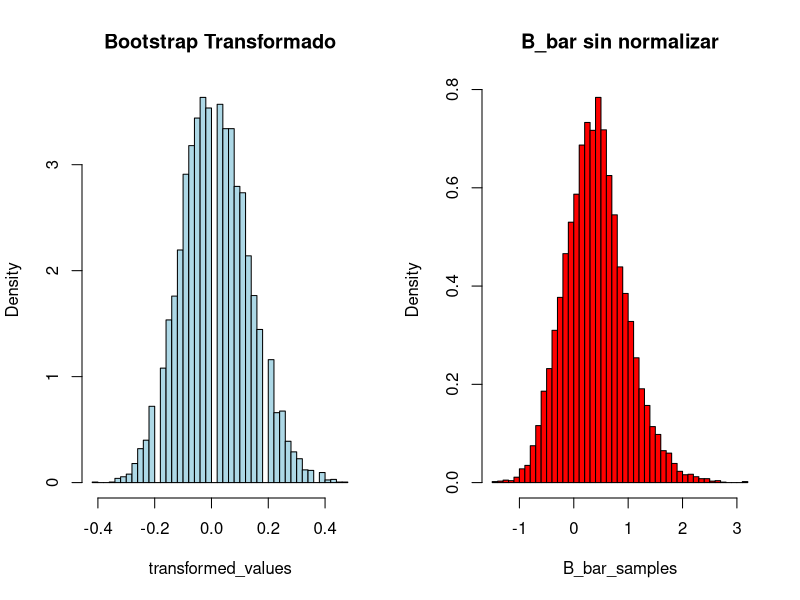
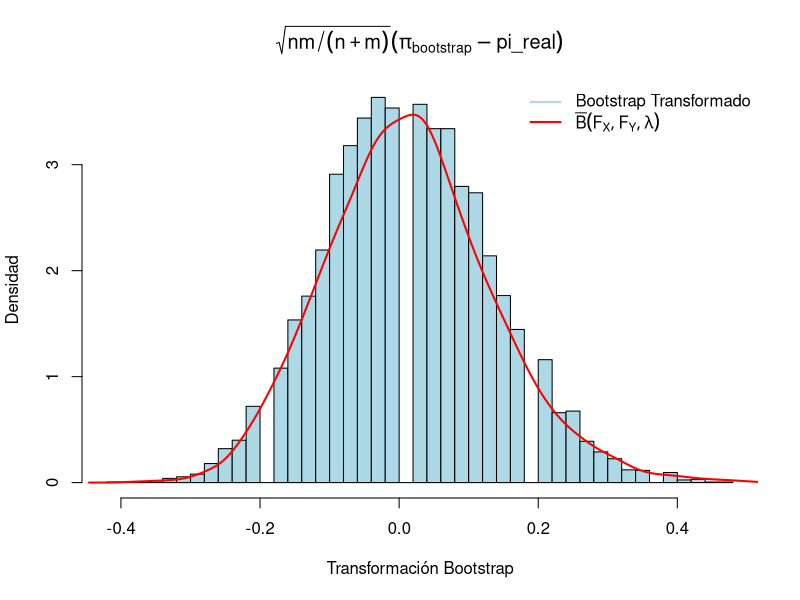

The R source for these figures, in order:
# ==============================================
# 1. Simulación de datos
# ==============================================
set.seed(250)
n <- 1000  
m <- 1000  

X <- rnorm(n, mean = 0, sd = 1)
Y <- rnorm(m, mean = 7, sd = 5)

# Funciones de distribución empíricas
Fx <- ecdf(X)
Fy <- ecdf(Y)

# ==============================================
# 2. Cálculo de π(F_X, F_Y)
# ==============================================
t_values <- seq(min(c(X, Y)), max(c(X, Y)), length.out = 10000)
diff_cdf <- Fy(t_values) - Fx(t_values)

# Encontrar el valor máximo de la diferencia de distribuciones
pi_real <- max(diff_cdf)

# ==============================================
# 3. Bootstrap para π
# ==============================================
B <- 10000  
pi_bootstrap <- numeric(B)

for (b in 1:B) {
  X_boot <- sample(X, n, replace = TRUE)
  Y_boot <- sample(Y, m, replace = TRUE)
  
  Fx_boot <- ecdf(X_boot)
  Fy_boot <- ecdf(Y_boot)
  
  diff_boot <- Fy_boot(t_values) - Fx_boot(t_values)
  pi_bootstrap[b] <- max(diff_boot)
}

# Transformación bootstrap
transformed_values <- sqrt(n * m / (n + m)) * (pi_bootstrap - pi_real)

# ==============================================
# 4. Simulación de la distribución límite \bar{B}
# ==============================================

# Función para simular puentes Brownianos
simulate_brownian_bridge <- function(t) {
  W <- cumsum(rnorm(length(t), mean = 0, sd = sqrt(1/length(t))))
  return(W - t * W[length(t)])  # Corrección para cumplir las condiciones del puente
}

lambda <- n / (n + m)  

B_bar_samples <- numeric(B)

for (i in 1:B) {
  B1 <- simulate_brownian_bridge(t_values)
  B2 <- simulate_brownian_bridge(t_values)
  
  # Definir correctamente el conjunto T
  T_values <- t_values[t_values >= pi_real & t_values <= 1]
  
  # Evaluar el proceso en T
  valid_indices <- which(t_values >= pi_real & t_values <= 1)
  B_bar_T <- sqrt(lambda) * B1[valid_indices] - sqrt(1 - lambda) * B2[valid_indices]
  
  # Verificar que hay valores en T antes de tomar el supremo
  if (length(B_bar_T) > 0) {
    B_bar_samples[i] <- max(B_bar_T)
  }
}

# ==============================================
# 5. Verificación de la distribución antes del ajuste
# ==============================================
par(mfrow = c(1, 2))  
hist(transformed_values, breaks = 40, freq = FALSE, col = "lightblue", main = "Bootstrap Transformado")
hist(B_bar_samples, breaks = 40, freq = FALSE, col = "red", main = "B_bar sin normalizar")

# ==============================================
# 6. Ajuste preciso de la escala de B_bar
# ==============================================
mean_bootstrap <- mean(transformed_values)
sd_bootstrap <- sd(transformed_values)
mean_Bbar <- mean(B_bar_samples)
sd_Bbar <- sd(B_bar_samples)

B_bar_samples_adjusted <- ((B_bar_samples - mean_Bbar) / sd_Bbar) * sd_bootstrap + mean_bootstrap

# ==============================================
# 7. Comparación gráfica final
# ==============================================
par(mfrow = c(1, 1))  

hist(transformed_values, breaks = 40, freq = FALSE, 
     col = "lightblue", border = "black", main = expression(sqrt(nm/(n+m)) * (pi[bootstrap] - pi_real)),
     xlab = "Transformación Bootstrap", ylab = "Densidad")

# Superponer la densidad de B_bar ajustado
lines(density(B_bar_samples_adjusted, adjust = 1.2), col = "red", lwd = 2)

legend("topright", legend = c("Bootstrap Transformado", expression(bar(B)(F[X], F[Y], lambda))), 
       col = c("lightblue", "red"), lwd = 2, bty = "n")
